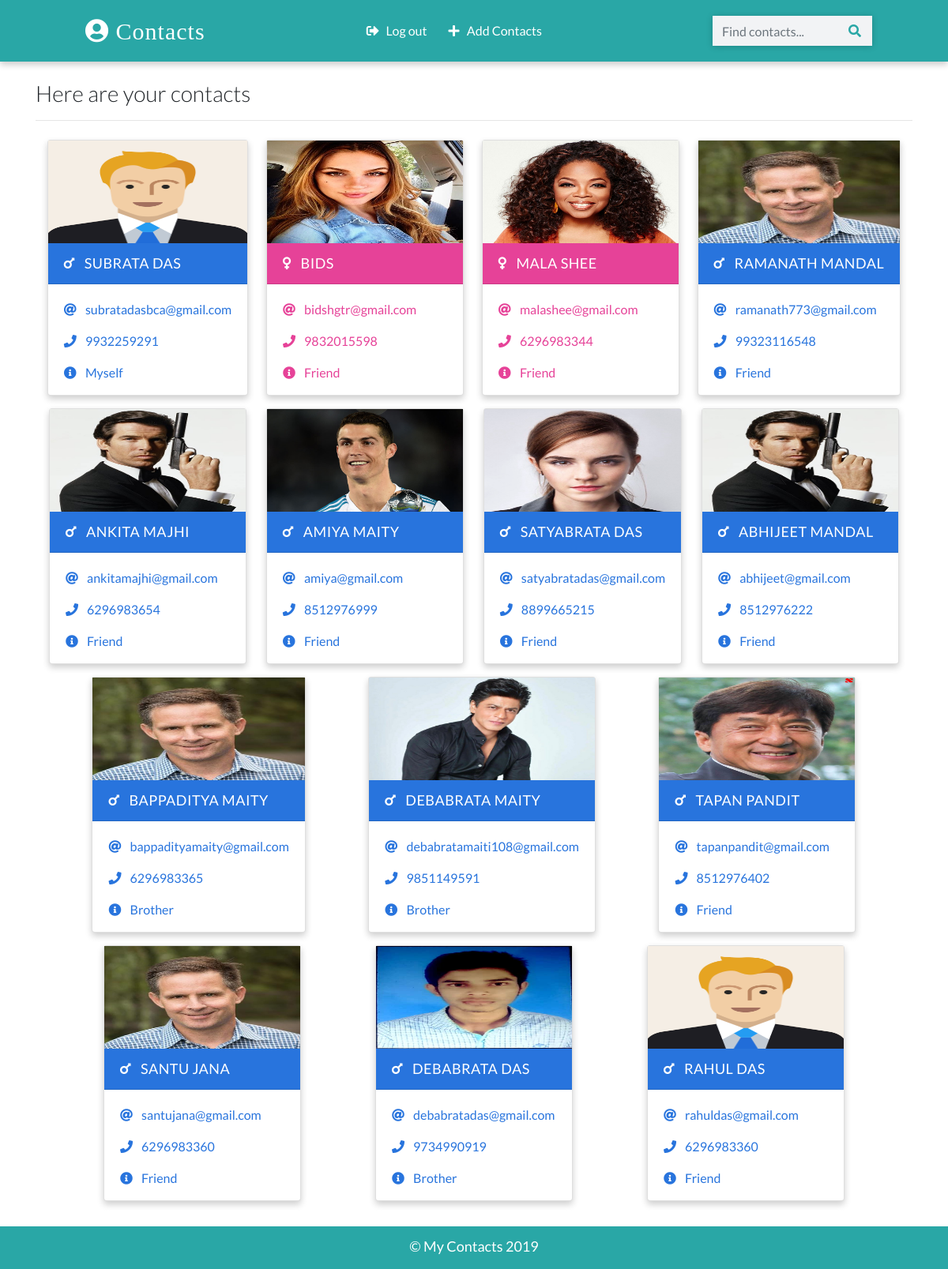
The app's page / (signed in) with its own data.
### contactapp/models.py (models this page shows, shortened)
class Contact(models.Model):
    manager = models.ForeignKey(User, on_delete=models.CASCADE, default=None)
    name = models.CharField(max_length=20)
    email = models.EmailField(max_length=100)
    phone = models.IntegerField()
    info = models.CharField(max_length=30)
    gender = models.CharField(max_length=50, choices=(
        ('male','Male'),
        ('female','Female')
    ))
    image = models.ImageField(upload_to='images/',blank=True)
    date_added = models.DateTimeField(default=datetime.now)
    class Meta:
        ordering = ['-id']

### contactapp/views.py (the view)
# urls.py: path('', views.HomePageView.as_view(), name="home" ),
class HomePageView(LoginRequiredMixin, ListView):
    template_name = 'index.html'
    model =  Contact
    context_object_name = 'contacts'
    def get_queryset(self):
        contacts = super().get_queryset()
        return contacts.filter(manager = self.request.user)

### templates/index.html (shortened to what this page needs)
{% extends 'base.html' %}
{% load static %}
{% block content %}
<div class="container">
  <h3 class="heading font-weight-light">Here are your contacts</h3>
  <hr />
</div>
<div class="container main-part">
{% if contacts %}
{% for contact in contacts %}
{% include 'partials/_card.html' %}
{% endfor %}
{% else %}
<p class="d-block font-weight-light my-2 heading">You have not save any contacts yet!</p>
{% endif %}
</div>
{% endblock content %}

### templates/partials/_card.html
{% load static %}
{% if contact.gender == 'male' %}
  <div class="card my-2 mx-2 boy-card">
    <img src="{% if contact.image %}
    {{contact.image.url}}
    {% else %}
    {% static '/images/boy.png' %}
    {% endif %}" class="img-fluid" />
    <div class="card-header">
      <a href="{% url 'detail' contact.id %}" class="text-white header-link"
        ><i class="fas fa-mars mr-2"></i> {{contact.name}}</a
      >
    </div>
    <div class="card-body pb-0">
      <p>
        <i class="fas fa-at mr-2"></i>
        <a href="mailto:{{contact.email}}">{{contact.email}}</a>
      </p>
      <p>
        <i class="fas fa-phone mr-2"></i>
        <a href="tel:{{contact.phone}}">{{contact.phone}}</a>
      </p>
      <p><i class="fas fa-info-circle mr-2"></i> {{contact.info}}</p>
    </div>
  </div>
  {% else %}
  <div class="card my-2 mx-2 girl-card">
    <img src="{% if contact.image %}
    {{contact.image.url}}
    {% else %}
    {% static '/images/girl.png' %}
    {% endif %}" class="img-fluid" />
    <div class="card-header">
      <a href="{% url 'detail' contact.id %}" class="text-white header-link">
      <i class="fas fa-venus mr-2"></i> {{contact.name}}</a>
    </div>
    <div class="card-body pb-0">
      <p>
        <i class="fas fa-at mr-2"></i>
        <a href="mailto:{{contact.email}}">{{contact.email}}</a>
      </p>
      <p>
        <i class="fas fa-phone mr-2"></i>
        <a href="tel:{{contact.phone}}">{{contact.phone}}</a>
      </p>
      <p><i class="fas fa-info-circle mr-2"></i> {{contact.info}}</p>
    </div>
  </div>
{% endif %}

### static/css/main.css (style rules this page uses)
:root { --back: #29a7a6; --girl: #e64298; --boy: #2874dd; }
body { font-family: Lato, sans-serif; }
.card { box-shadow: 0 4px 8px 0 rgba(0, 0, 0, 0.2); transition: 0.3s; min-width: 250px; box-sizing: border-box; }
img { height: 130px !important; }
.card-header { font-size: 18px; letter-spacing: 0.5px; text-transform: uppercase; }
.boy-card .card-header { background-color: var(--boy); }
.boy-card .card-body, .boy-card .card-body p a { color: var(--boy); }
.girl-card .card-header { background-color: var(--girl); }
.girl-card .card-body, .girl-card .card-body p a { color: var(--girl); }
.card-body p { cursor: pointer; }
.main-part { display: flex; flex-wrap: wrap; justify-content: space-evenly; }

### records on screen
Contact: name "SUBRATA DAS", email "subratadasbca@gmail.com", phone "9932259291", info "Myself"
Contact: image (picture), name "BIDS", email "bidshgtr@gmail.com", phone "9832015598", info "Friend"
Contact: image (picture), name "MALA SHEE", email "malashee@gmail.com", phone "6296983344", info "Friend"
Contact: image (picture), name "RAMANATH MANDAL", email "ramanath773@gmail.com", phone "99323116548", info "Friend"
Contact: image (picture), name "ANKITA MAJHI", email "ankitamajhi@gmail.com", phone "6296983654", info "Friend"
Contact: image (picture), name "AMIYA MAITY", email "amiya@gmail.com", phone "8512976999", info "Friend"
Contact: image (picture), name "SATYABRATA DAS", email "satyabratadas@gmail.com", phone "8899665215", info "Friend"
Contact: image (picture), name "ABHIJEET MANDAL", email "abhijeet@gmail.com", phone "8512976222", info "Friend"
Contact: image (picture), name "BAPPADITYA MAITY", email "bappadityamaity@gmail.com", phone "6296983365", info "Brother"
Contact: image (picture), name "DEBABRATA MAITY", email "debabratamaiti108@gmail.com", phone "9851149591", info "Brother"
Contact: image (picture), name "TAPAN PANDIT", email "tapanpandit@gmail.com", phone "8512976402", info "Friend"
Contact: image (picture), name "SANTU JANA", email "santujana@gmail.com", phone "6296983360", info "Friend"
Contact: image (picture), name "DEBABRATA DAS", email "debabratadas@gmail.com", phone "9734990919", info "Brother"
Contact: name "RAHUL DAS", email "rahuldas@gmail.com", phone "6296983360", info "Friend"
